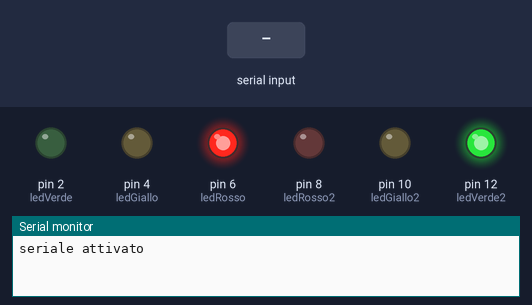
Bench run of a sketch on a simulated Arduino Uno, built with avr-gcc and run on an emulated ATmega328P. Shown: output pins drawn as LEDs (lit = HIGH), the last lines printed to the serial monitor. The inputs (shaded band) are chosen by the test bench.

Above: at 1.2 s.
1.3 s: "90,45,200\n" received over Serial
At 8.4 s:
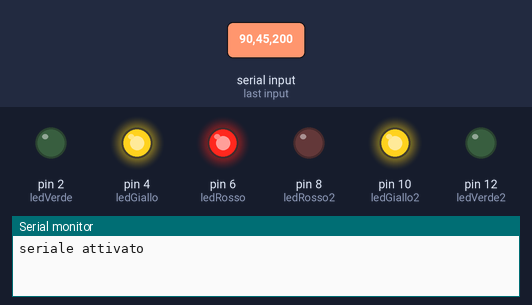
36.1 s: "30,150,10\n" received over Serial
At 44.75 s:
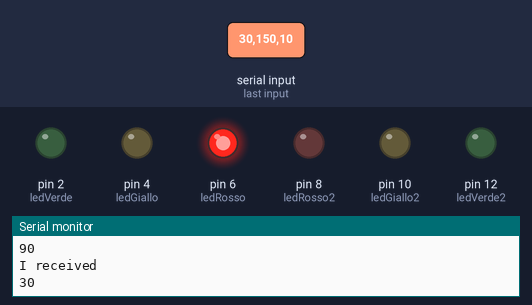
Timing chart, 0 to 45.6 s (numbered marks = the images above; inputs shaded):
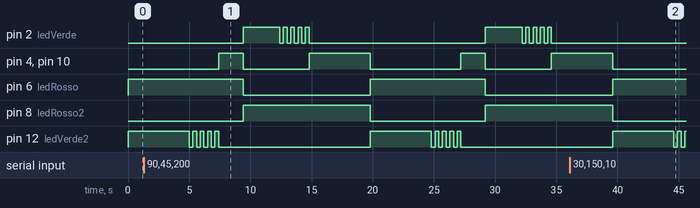

The sketch:

semaforo.ino
```cpp
int ledRosso = 6;
int ledGiallo = 4;
int ledVerde = 2;
int ledRosso2 = 8;
int ledGiallo2 = 10;
int ledVerde2 = 12;
String nlampeggio;
String tRosso;
String tGiallo;
String tverde;
String tempoTotale;
int tempo = 1000;

void loop() {
  // put your main code here, to run repeatedly:

if(Serial.available()>0)
{
  nlampeggio = Serial.readString();
  Serial.println("I received");
  Serial.println(nlampeggio.toInt());
}
if(Serial.available()>0)
{
  tRosso = Serial.readString();
  Serial.println("I received");
  Serial.println(tRosso.toInt());
}
if(Serial.available()>0)
{
  tGiallo = Serial.readString();
  Serial.println("I received");
  Serial.println(tGiallo.toInt());
}
if(Serial.available()>0)
{
  tverde = Serial.readString();
  Serial.println("I received");
  Serial.println(tverde.toInt());
}
if(Serial.available()>0)
{
  tempoTotale = Serial.readString();
  Serial.println("I received");
  Serial.println(tempoTotale.toInt());
}
tempoTotale=tRosso.toInt() - tGiallo.toInt();
fermi();
delay(5000);
ledLampeggianteVerde2();
ledLampeggianteVerde2();
ledLampeggianteVerde2();
ledLampeggianteVerde2();

staDiventandoVerde ();
delay(2000);

andare();
delay(3000);

ledLampeggianteVerde();
ledLampeggianteVerde();
ledLampeggianteVerde();
ledLampeggianteVerde();

giallo();
delay(4000);
}

void fermi()
{
  digitalWrite(ledRosso,HIGH);
  digitalWrite(ledGiallo,LOW);
  digitalWrite(ledVerde,LOW);
  digitalWrite(ledRosso2,LOW);
  digitalWrite(ledGiallo2,LOW);
  digitalWrite(ledVerde2,HIGH);
}

void staDiventandoVerde()
{
  digitalWrite(ledRosso,HIGH);
  digitalWrite(ledGiallo,HIGH);
  digitalWrite(ledVerde,LOW);
  digitalWrite(ledRosso2,LOW);
  digitalWrite(ledGiallo2,HIGH);
  digitalWrite(ledVerde2,LOW);
}

void andare()
{
  digitalWrite(ledRosso,LOW);
  digitalWrite(ledGiallo,LOW);
  digitalWrite(ledVerde,HIGH);
  digitalWrite(ledRosso2,HIGH);
  digitalWrite(ledGiallo2,LOW);
  digitalWrite(ledVerde2,LOW);
}

void giallo()
{
  digitalWrite(ledRosso,LOW);
  digitalWrite(ledGiallo,HIGH);
  digitalWrite(ledVerde,LOW);
  digitalWrite(ledRosso2,HIGH);
  digitalWrite(ledGiallo2,HIGH);
  digitalWrite(ledVerde2,LOW);
}
void ledLampeggianteVerde()
{
  digitalWrite(ledVerde,LOW);
  delay(300);
  digitalWrite(ledVerde,HIGH);
  delay(300);
}
void ledLampeggianteVerde2()
{
  digitalWrite(ledVerde2,LOW);
  delay(300);
  digitalWrite(ledVerde2,HIGH);
  delay(300);
}

void setup() {
  // put your setup code here, to run once:

pinMode(ledRosso, OUTPUT);
pinMode(ledGiallo, OUTPUT);
pinMode(ledVerde, OUTPUT);
pinMode(ledRosso2, OUTPUT);
pinMode(ledGiallo2, OUTPUT);
pinMode(ledVerde2, OUTPUT);
Serial.begin(9600);
Serial.print("seriale attivato");
}
```

Measured:
- after the input at 36.1 s, pin 4 (ledGiallo), pin 8 (ledRosso2), pin 10 (ledGiallo2): HIGH → LOW after 3.5 s instead of 2.5 s; pin 6 (ledRosso): LOW → HIGH after 3.5 s instead of 2.5 s
